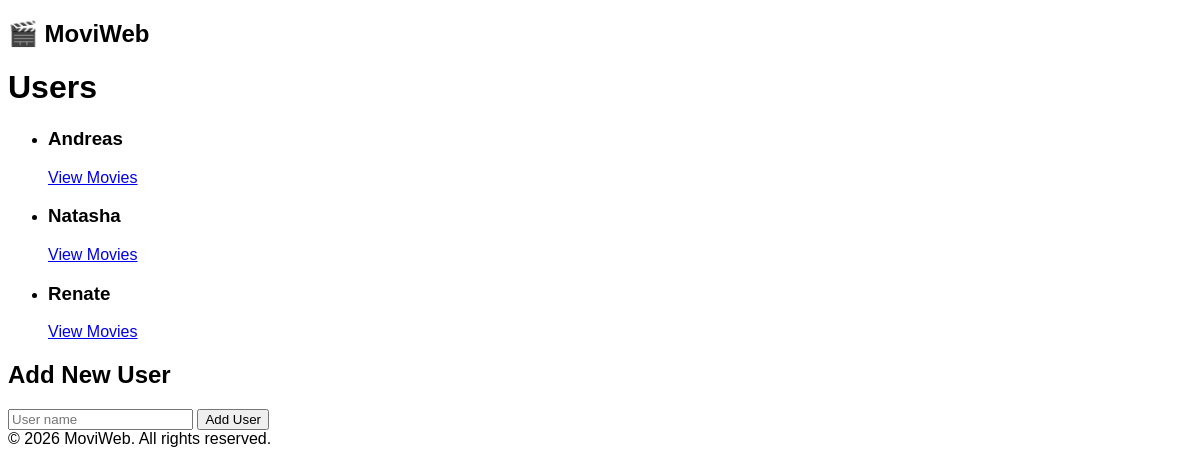
Before: / with the older database file.
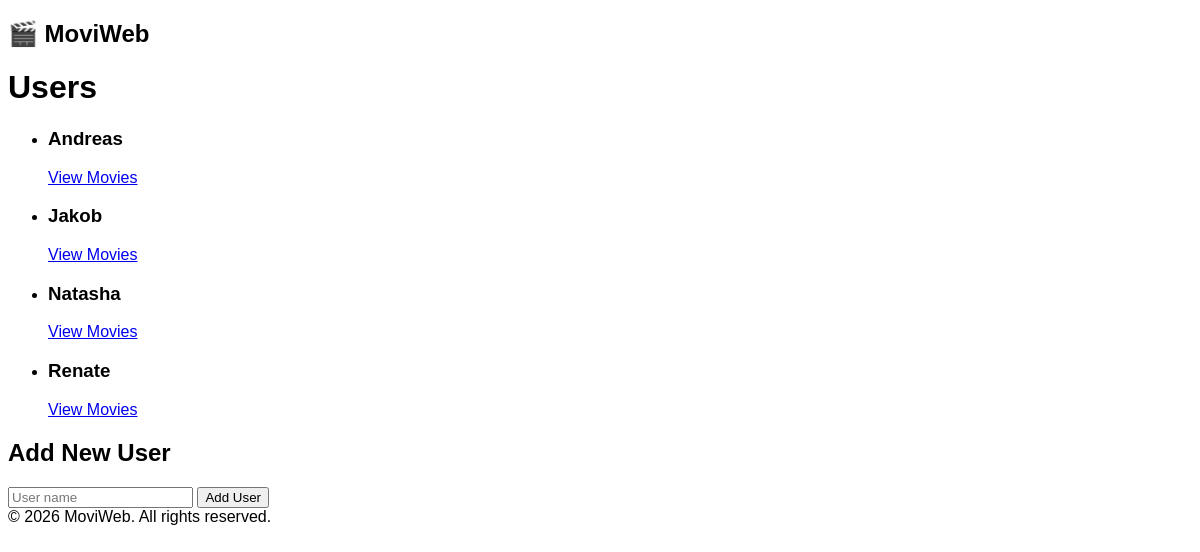
After: the same page with the newer database file.
### models.py (models this page shows, shortened)
class User(db.Model):
    id = db.Column(db.Integer, primary_key=True)
    name = db.Column(db.String(300), nullable=False)
    movies = db.relationship("Movie", back_populates="user")

### app.py (the view)
@app.route('/')
def home():
    return list_users()

### app.py (called while the page is built)
@app.route('/users', methods=['GET'])
def list_users():
    users = dm.get_users()
    return render_template('index.html', users=users)

### data_manager.py (called while the page is built)
    def get_users(self):
        users = db.session.execute(db.select(User).order_by(User.name)).scalars().all()
        return users

### templates/index.html
{% extends 'base.html' %}
{% block content %}
<h1>Users</h1>
<section class="user-list">
  <ul>
    {% for user in users %}
    <li>
      <h3>{{ user.name }}</h3>
      <a
          class="btn"
          href="{{ url_for('get_movies', user_id=user.id) }}"
      >
        View Movies
      </a>
    </li>
    {% endfor %}
  </ul>
</section>
<section class="user-form">
  <form action="{{ url_for('create_user') }}" method="POST">
    <h2><label for="name">Add New User</label></h2>
    <input type="text" id="name" name="name" placeholder="User name"/>
    <input type="submit" value="Add User"/>
  </form>
</section>
{% endblock %}

### templates/base.html (shortened to what this page needs)
<!DOCTYPE html>
<html>
  <head>
  </head>
    <link
        rel="stylesheet"
        href="{{ url_for('static', filename='style.css') }}"
    />
  <body>
    <header>
      <h2>🎬 MoviWeb</h2>
    </header>
    <main class="container">
      {% block content %}{% endblock %}
    </main>
    <footer>
      © 2026 MoviWeb. All rights reserved.
    </footer>
  </body>
</html>

### static/style.css (style rules this page uses)
body { font-family: Arial, sans-serif; }

Changed rows visible on the page:
added User: name "Jakob"
